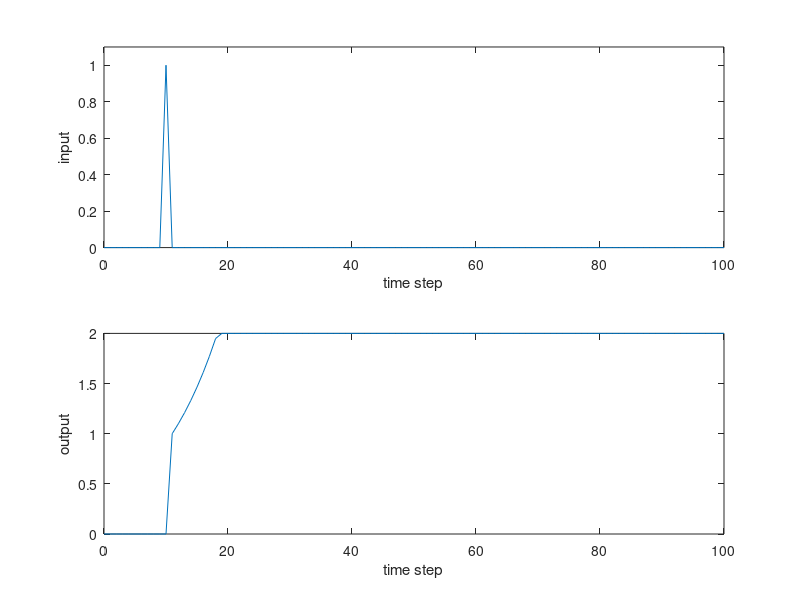

Recreate this plot in MATLAB.
% oneUnitWithPosFB.m
% this script simulates a single model neuron with positive feedback

% set input flag (1 for impulse, 2 for step)
inFlag=1; 

cut=-Inf; % set cut-off
% sat=Inf; % set saturation
sat=2.0; % set saturation

tEnd=100; % set last time step
nTs=tEnd+1; % find the number of time steps

v=1; % set the input weight
% w=0.95; % set the feedback weight
w=1.1; % set the feedback weight

x=zeros(1,nTs); % open (define) an input hold vector
start=11; % set a start time for the input
if inFlag==1, % if the input should be a pulse
    x(start)=1; % then set the input at only one time point
elseif inFlag==2, % if the input instead should be a step, then 
    x(start:nTs)=ones(1,nTs-start+1); % keep it up until the end
end % end the conditional

y=zeros(1,nTs); % open (define) an output hold vector

for t=2:nTs, % at every time step (skipping the first)
    y(t)=w*y(t-1) + v*x(t-1); % compute the output
    if y(t)<cut, y(t)=cut; end % impose the cut-off constraint
    if y(t)>sat, y(t)=sat; end % impose the saturation constraint
end % end the for loop


%%%%%%%%%%%%%%%%%%%%%%%%%%%%%%%%%%%%%%%%%%%%%%%%%%%%%%%%%%%%%%%%%%%

% plot results (frills)
% lw=3; % set line width
% fs=18; % set font size
% tBase=0:tEnd; % set time base vector
% clf
% subplot(2,1,1)
% plot(tBase,x,'k','linewidth',lw)
% axis([0 tEnd 0 1.1])
% xlabel('time step','fontsize',fs)
% ylabel('input','fontsize',fs)
% text(2,0.92,'A','fontsize',fs+2) 
% set(gca,'fontsize',fs)
% set(gca,'linewidth',lw)
% 
% subplot(2,1,2)
% plot(tBase,y,'k','linewidth',lw)
% % axis([0 tEnd 0 12])
% axis([0 tEnd 0 1.1])
% xlabel('time step','fontsize',fs)
% ylabel('output','fontsize',fs)
% text(2,0.92,'B','fontsize',fs+2) 
% % text(2,9.95,'B','fontsize',fs) 
% set(gca,'fontsize',fs)
% set(gca,'linewidth',lw)

% plot results (no frills)
tBase=0:tEnd;
clf
subplot(2,1,1)
plot(tBase,x)
axis([0 tEnd 0 1.1])
xlabel('time step')
ylabel('input')
subplot(212)
plot(tBase,y)
% axis([0 tEnd 0 12])
xlabel('time step')
ylabel('output')

